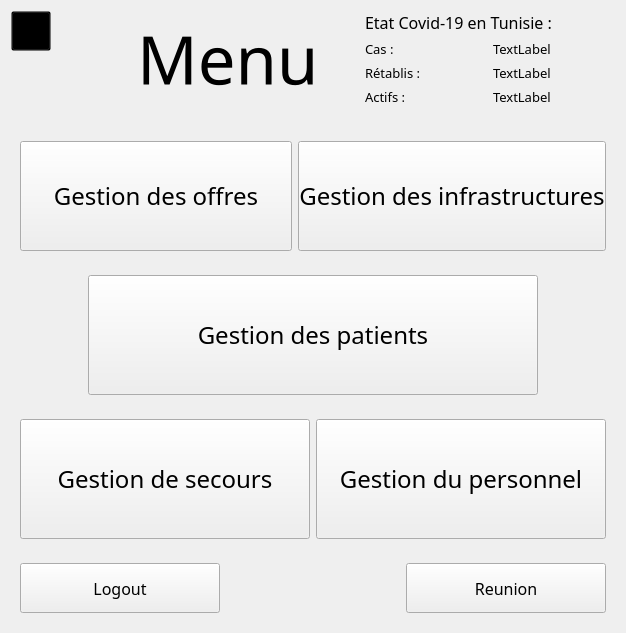
      <widget class="QWidget" name="MenuG">
       <layout class="QVBoxLayout" name="verticalLayout_79">
        <item>
         <layout class="QHBoxLayout" name="horizontalLayout_111">
          <item>
           <layout class="QVBoxLayout" name="verticalLayout_24">
            <item>
             <layout class="QHBoxLayout" name="horizontalLayout_96">
              <item>
               <widget class="QPushButton" name="volume_button">
                <property name="minimumSize">
                 <size>
                  <width>40</width>
                  <height>40</height>
                 </size>
                </property>
                <property name="maximumSize">
                 <size>
                  <width>40</width>
                  <height>40</height>
                 </size>
                </property>
                <property name="cursor">
                 <cursorShape>PointingHandCursor</cursorShape>
                </property>
                <property name="layoutDirection">
                 <enum>Qt::LeftToRight</enum>
                </property>
                <property name="styleSheet">
                 <string notr="true">background-color:transparent;</string>
                </property>
                <property name="text">
                 <string/>
                </property>
                <property name="icon">
                 <iconset resource="pics.qrc">
                  <normaloff>:/pics/pics/volumeON.png</normaloff>:/pics/pics/volumeON.png</iconset>
                </property>
                <property name="iconSize">
                 <size>
                  <width>40</width>
                  <height>40</height>
                 </size>
                </property>
               </widget>
              </item>
              <item>
               <spacer name="horizontalSpacer_80">
                <property name="orientation">
                 <enum>Qt::Horizontal</enum>
                </property>
                <property name="sizeHint" stdset="0">
                 <size>
                  <width>40</width>
                  <height>20</height>
                 </size>
                </property>
               </spacer>
              </item>
             </layout>
            </item>
            <item>
             <spacer name="verticalSpacer_39">
              <property name="orientation">
               <enum>Qt::Vertical</enum>
              </property>
              <property name="sizeHint" stdset="0">
               <size>
                <width>20</width>
                <height>40</height>
               </size>
              </property>
             </spacer>
            </item>
           </layout>
          </item>
          <item>
           <spacer name="horizontalSpacer_70">
            <property name="orientation">
             <enum>Qt::Horizontal</enum>
            </property>
            <property name="sizeHint" stdset="0">
             <size>
              <width>40</width>
              <height>20</height>
             </size>
            </property>
           </spacer>
          </item>
          <item>
           <widget class="QLabel" name="label_3">
            <property name="font">
             <font>
              <family>Quicksand SemiBold</family>
              <pointsize>50</pointsize>
             </font>
            </property>
            <property name="styleSheet">
             <string notr="true"/>
            </property>
            <property name="text">
             <string>Menu</string>
            </property>
           </widget>
          </item>
          <item>
           <spacer name="horizontalSpacer_69">
            <property name="orientation">
             <enum>Qt::Horizontal</enum>
            </property>
            <property name="sizeHint" stdset="0">
             <size>
              <width>40</width>
              <height>20</height>
             </size>
            </property>
           </spacer>
          </item>
          <item>
           <layout class="QVBoxLayout" name="verticalLayout_21">
            <item>
             <widget class="QLabel" name="label_65">
              <property name="minimumSize">
               <size>
                <width>250</width>
                <height>0</height>
               </size>
              </property>
              <property name="font">
               <font>
                <family>Quicksand SemiBold</family>
                <pointsize>12</pointsize>
               </font>
              </property>
              <property name="text">
               <string>Etat Covid-19 en Tunisie :</string>
              </property>
             </widget>
            </item>
            <item>
             <layout class="QHBoxLayout" name="horizontalLayout_33">
              <item>
               <widget class="QLabel" name="label_66">
                <property name="font">
                 <font>
                  <family>Quicksand SemiBold</family>
                  <pointsize>10</pointsize>
                 </font>
                </property>
                <property name="text">
                 <string>Cas : </string>
                </property>
               </widget>
              </item>
              <item>
               <widget class="QLabel" name="cas_covid">
                <property name="font">
                 <font>
                  <family>Quicksand SemiBold</family>
                  <pointsize>10</pointsize>
                 </font>
                </property>
                <property name="cursor">
                 <cursorShape>IBeamCursor</cursorShape>
                </property>
                <property name="text">
                 <string>TextLabel</string>
                </property>
               </widget>
              </item>
             </layout>
            </item>
            <item>
             <layout class="QHBoxLayout" name="horizontalLayout_95">
              <item>
               <widget class="QLabel" name="label_68">
                <property name="font">
                 <font>
                  <family>Quicksand SemiBold</family>
                  <pointsize>10</pointsize>
                 </font>
                </property>
                <property name="text">
                 <string>Rétablis : </string>
                </property>
               </widget>
              </item>
              <item>
               <widget class="QLabel" name="recovered_covid">
                <property name="font">
                 <font>
                  <family>Quicksand SemiBold</family>
                  <pointsize>10</pointsize>
                 </font>
                </property>
                <property name="cursor">
                 <cursorShape>IBeamCursor</cursorShape>
                </property>
                <property name="text">
                 <string>TextLabel</string>
                </property>
               </widget>
              </item>
             </layout>
            </item>
            <item>
             <layout class="QHBoxLayout" name="horizontalLayout_94">
              <item>
               <widget class="QLabel" name="label_70">
                <property name="font">
                 <font>
                  <family>Quicksand SemiBold</family>
                  <pointsize>10</pointsize>
                 </font>
                </property>
                <property name="text">
                 <string>Actifs : </string>
                </property>
               </widget>
              </item>
              <item>
               <widget class="QLabel" name="Active_covid">
                <property name="font">
                 <font>
                  <family>Quicksand SemiBold</family>
                  <pointsize>10</pointsize>
                 </font>
                </property>
                <property name="cursor">
                 <cursorShape>IBeamCursor</cursorShape>
                </property>
                <property name="text">
                 <string>TextLabel</string>
                </property>
               </widget>
              </item>
             </layout>
            </item>
           </layout>
          </item>
         </layout>
        </item>
        <item>
         <widget class="QFrame" name="line1_2">
          <property name="styleSheet">
           <string notr="true">margin-top:10px;</string>
          </property>
          <layout class="QHBoxLayout" name="horizontalLayout_29">
           <item>
            <widget class="QPushButton" name="gestionOffresMG_2">
             <property name="minimumSize">
              <size>
               <width>250</width>
               <height>120</height>
              </size>
             </property>
             <property name="font">
              <font>
               <family>Quicksand SemiBold</family>
               <pointsize>18</pointsize>
              </font>
             </property>
             <property name="cursor">
              <cursorShape>PointingHandCursor</cursorShape>
             </property>
             <property name="text">
              <string>Gestion des offres</string>
             </property>
            </widget>
           </item>
           <item>
            <widget class="QPushButton" name="gestionInfrastructrueMG_2">
             <property name="minimumSize">
              <size>
               <width>250</width>
               <height>120</height>
              </size>
             </property>
             <property name="font">
              <font>
               <family>Quicksand SemiBold</family>
               <pointsize>18</pointsize>
              </font>
             </property>
             <property name="cursor">
              <cursorShape>PointingHandCursor</cursorShape>
             </property>
             <property name="text">
              <string>Gestion des infrastructures</string>
             </property>
            </widget>
           </item>
          </layout>
         </widget>
        </item>
        <item>
         <widget class="QFrame" name="line2_2">
          <layout class="QHBoxLayout" name="horizontalLayout_30">
           <item>
            <spacer name="horizontalSpacer_10">
             <property name="orientation">
              <enum>Qt::Horizontal</enum>
             </property>
             <property name="sizeHint" stdset="0">
              <size>
               <width>40</width>
               <height>20</height>
              </size>
             </property>
            </spacer>
           </item>
           <item>
            <widget class="QPushButton" name="gestionPatientMG_2">
             <property name="minimumSize">
              <size>
               <width>450</width>
               <height>120</height>
              </size>
             </property>
             <property name="font">
              <font>
               <family>Quicksand SemiBold</family>
               <pointsize>18</pointsize>
              </font>
             </property>
             <property name="cursor">
              <cursorShape>PointingHandCursor</cursorShape>
             </property>
             <property name="text">
              <string>Gestion des patients</string>
             </property>
            </widget>
           </item>
           <item>
            <spacer name="horizontalSpacer_24">
             <property name="orientation">
              <enum>Qt::Horizontal</enum>
             </property>
             <property name="sizeHint" stdset="0">
              <size>
               <width>40</width>
               <height>20</height>
              </size>
             </property>
            </spacer>
           </item>
          </layout>
         </widget>
        </item>
        <item>
         <widget class="QFrame" name="line3_2">
          <layout class="QHBoxLayout" name="horizontalLayout_31">
           <item>
            <widget class="QPushButton" name="gestionSecoursMG_2">
             <property name="minimumSize">
              <size>
               <width>250</width>
               <height>120</height>
              </size>
             </property>
             <property name="font">
              <font>
               <family>Quicksand SemiBold</family>
               <pointsize>18</pointsize>
              </font>
             </property>
             <property name="cursor">
              <cursorShape>PointingHandCursor</cursorShape>
             </property>
             <property name="text">
              <string>Gestion de secours</string>
             </property>
            </widget>
           </item>
           <item>
            <widget class="QPushButton" name="gestionPersonnelMG_2">
             <property name="minimumSize">
              <size>
               <width>250</width>
               <height>120</height>
              </size>
             </property>
             <property name="font">
              <font>
               <family>Quicksand SemiBold</family>
               <pointsize>18</pointsize>
              </font>
             </property>
             <property name="cursor">
              <cursorShape>PointingHandCursor</cursorShape>
             </property>
             <property name="text">
              <string>Gestion du personnel</string>
             </property>
            </widget>
           </item>
          </layout>
         </widget>
        </item>
        <item>
         <widget class="QFrame" name="line4_2">
          <layout class="QHBoxLayout" name="horizontalLayout_32">
           <item>
            <widget class="QPushButton" name="LogoutMG">
             <property name="minimumSize">
              <size>
               <width>200</width>
               <height>50</height>
              </size>
             </property>
             <property name="font">
              <font>
               <family>Quicksand SemiBold</family>
               <pointsize>12</pointsize>
              </font>
             </property>
             <property name="cursor">
              <cursorShape>PointingHandCursor</cursorShape>
             </property>
             <property name="text">
              <string>Logout</string>
             </property>
            </widget>
           </item>
           <item>
            <spacer name="horizontalSpacer_25">
             <property name="orientation">
              <enum>Qt::Horizontal</enum>
             </property>
             <property name="sizeHint" stdset="0">
              <size>
               <width>40</width>
               <height>20</height>
              </size>
             </property>
            </spacer>
           </item>
           <item>
            <widget class="QPushButton" name="ReunionMG">
             <property name="minimumSize">
              <size>
               <width>200</width>
               <height>50</height>
              </size>
             </property>
             <property name="font">
              <font>
               <family>Quicksand SemiBold</family>
               <pointsize>12</pointsize>
              </font>
             </property>
             <property name="cursor">
              <cursorShape>PointingHandCursor</cursorShape>
             </property>
             <property name="text">
              <string>Reunion</string>
             </property>
            </widget>
           </item>
          </layout>
         </widget>
        </item>
       </layout>
      </widget>
